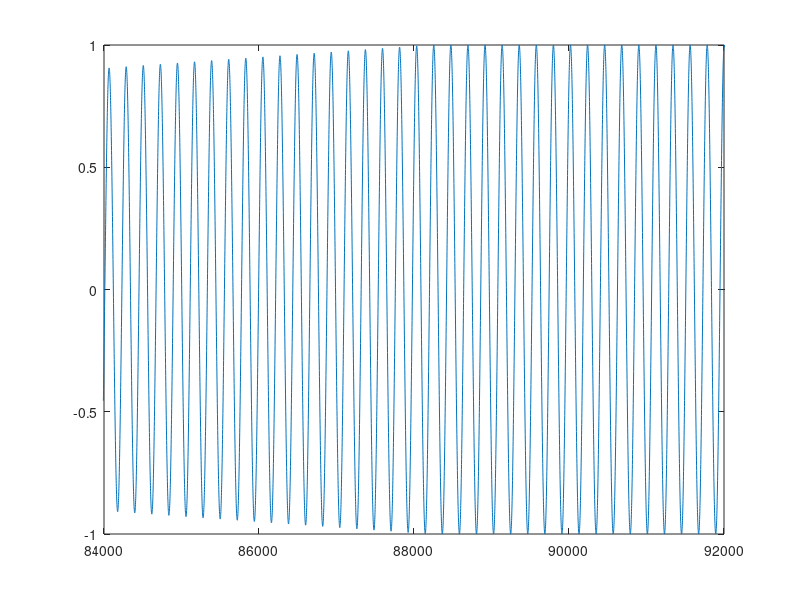

MATLAB code to generate this figure:
% edit properties of sound wave
duration = 3;
samplerate = 44100;
freq = 200;
amplitude = 1;

% create array with proper length
soundarr = zeros((4 + duration) * samplerate, 1);

% create sound wave using piecewise function
for i = 1:1:length(soundarr)
    if i <= samplerate
        % keep zeros
        continue;
    elseif i > samplerate  && i <= 2 * samplerate
        % create upwards slope
        soundarr(i,1) = (mod(i, samplerate) / samplerate) * amplitude * sin(2 * pi * i * (freq / samplerate));
    elseif i > 2 * samplerate && length(soundarr) - i >= 2 * samplerate
        % create waves
        soundarr(i,1) = amplitude * sin(2 * pi * i * (freq / samplerate));
    elseif length(soundarr) - i < 2 * samplerate && length(soundarr) - i >= samplerate
        % create downwards slope
        soundarr(i,1) = ((samplerate - mod(i, samplerate)) / samplerate) * amplitude * sin(2 * pi * i * (freq / samplerate));
    else
        % keep zeros
        continue;
    end
end

plot(soundarr)

xlim([84000 92000]);

% play sound
sound(soundarr, samplerate)

clear
